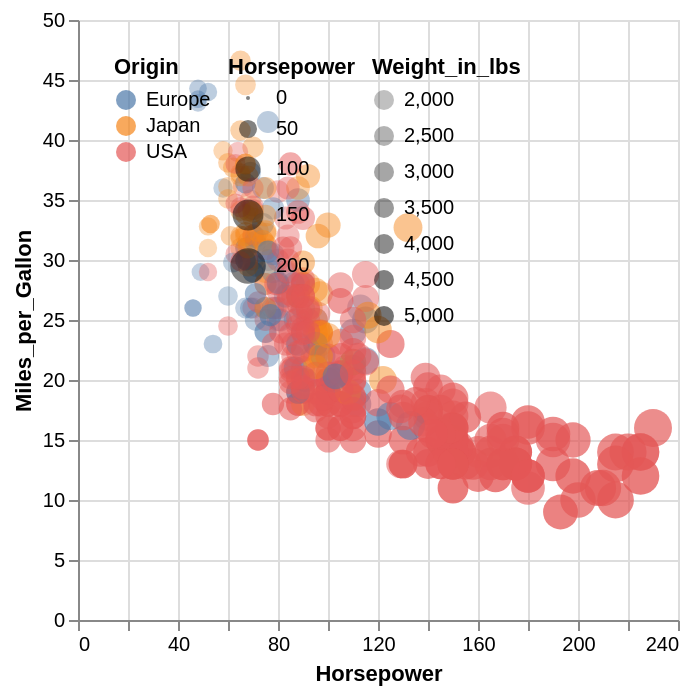

This figure's Vega-Lite source:
### Vega-Lite specification from a JSON file in a GitHub repository (floating-point values rounded to 4 significant figures; data arrays with more than 128 entries replaced by an {"elided": "..."} marker saying what was removed)
{"$schema": "https://vega.github.io/schema/vega-lite/v5.json", "data": {"values": {"elided": "406 records"}}, "encoding": {"color": {"field": "Origin", "legend": {"orient": "top-left"}, "type": "nominal"}, "opacity": {"field": "Weight_in_lbs", "legend": {"orient": "top-left"}, "type": "quantitative"}, "size": {"field": "Horsepower", "legend": {"orient": "top-left"}, "type": "quantitative"}, "x": {"field": "Horsepower", "type": "quantitative"}, "y": {"field": "Miles_per_Gallon", "type": "quantitative"}}, "height": 300, "mark": "circle", "width": 300}
